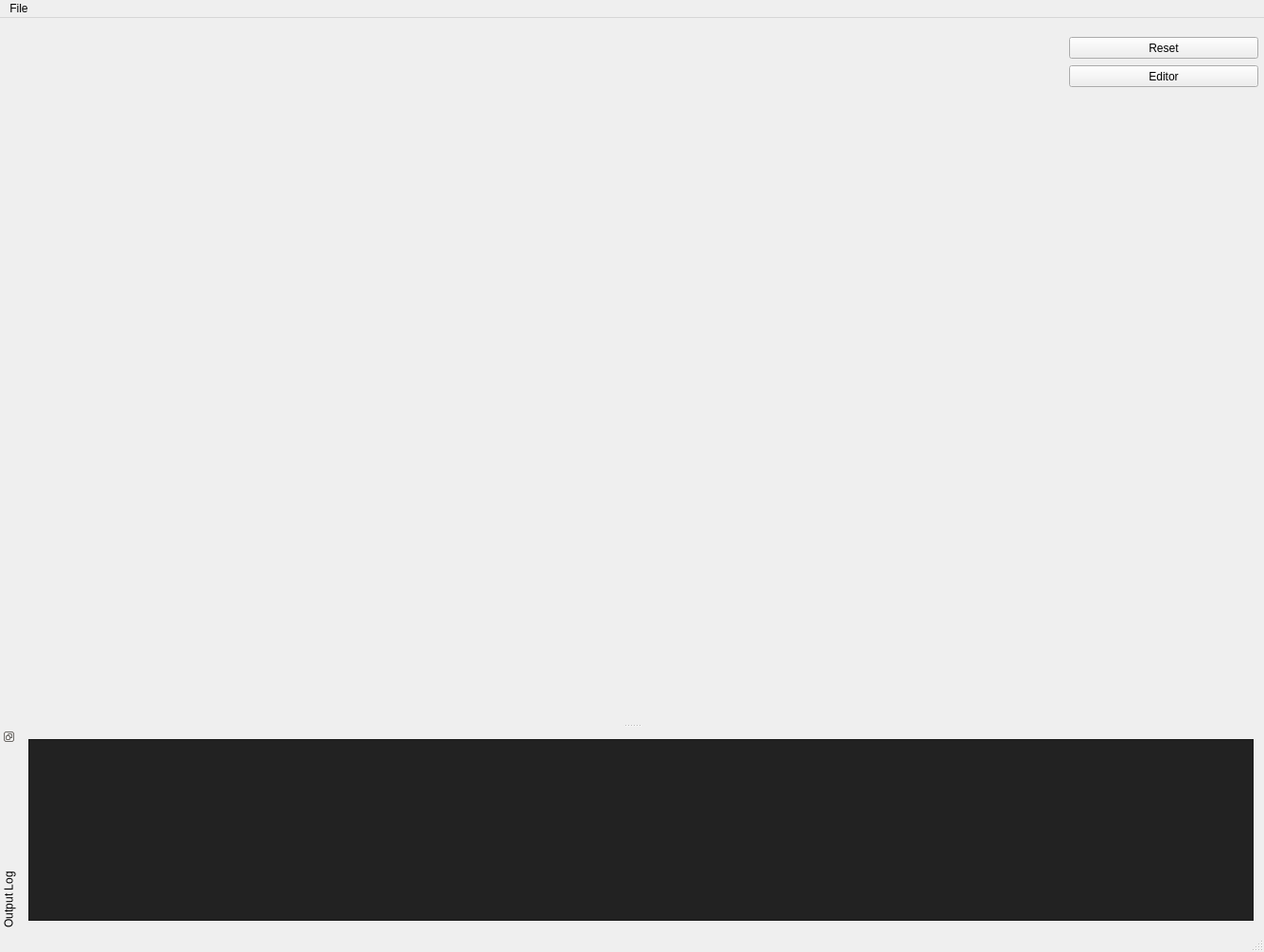
<?xml version="1.0" encoding="UTF-8"?>
<ui version="4.0">
 <class>MainWindow</class>
 <widget class="QMainWindow" name="MainWindow">
  <property name="geometry">
   <rect>
    <x>0</x>
    <y>0</y>
    <width>1336</width>
    <height>1006</height>
   </rect>
  </property>
  <property name="windowTitle">
   <string>OpenGL in Qt is great fun!</string>
  </property>
  <widget class="QWidget" name="centralWidget">
   <widget class="QPushButton" name="modeButton">
    <property name="geometry">
     <rect>
      <x>1130</x>
      <y>50</y>
      <width>200</width>
      <height>23</height>
     </rect>
    </property>
    <property name="maximumSize">
     <size>
      <width>200</width>
      <height>16777215</height>
     </size>
    </property>
    <property name="text">
     <string>Editor</string>
    </property>
    <property name="checkable">
     <bool>true</bool>
    </property>
   </widget>
   <widget class="QPushButton" name="resetButton">
    <property name="geometry">
     <rect>
      <x>1130</x>
      <y>20</y>
      <width>200</width>
      <height>23</height>
     </rect>
    </property>
    <property name="minimumSize">
     <size>
      <width>200</width>
      <height>0</height>
     </size>
    </property>
    <property name="maximumSize">
     <size>
      <width>200</width>
      <height>16777215</height>
     </size>
    </property>
    <property name="text">
     <string>Reset</string>
    </property>
   </widget>
   <widget class="QWidget" name="layoutWidget">
    <property name="geometry">
     <rect>
      <x>11</x>
      <y>19</y>
      <width>1111</width>
      <height>731</height>
     </rect>
    </property>
    <layout class="QVBoxLayout" name="OpenGLLayout"/>
   </widget>
  </widget>
  <widget class="QMenuBar" name="menuBar">
   <property name="geometry">
    <rect>
     <x>0</x>
     <y>0</y>
     <width>1336</width>
     <height>21</height>
    </rect>
   </property>
   <widget class="QMenu" name="menuFile">
    <property name="title">
     <string>File</string>
    </property>
    <addaction name="fileExit"/>
   </widget>
   <addaction name="menuFile"/>
  </widget>
  <widget class="QStatusBar" name="statusBar"/>
  <widget class="QDockWidget" name="dockWidgetConsole">
   <property name="features">
    <set>QDockWidget::DockWidgetFloatable|QDockWidget::DockWidgetMovable|QDockWidget::DockWidgetVerticalTitleBar</set>
   </property>
   <property name="windowTitle">
    <string>Output Log</string>
   </property>
   <attribute name="dockWidgetArea">
    <number>8</number>
   </attribute>
   <widget class="QWidget" name="dockWidgetContents">
    <layout class="QHBoxLayout" name="horizontalLayout">
     <item>
      <widget class="QPlainTextEdit" name="outputLog">
       <property name="palette">
        <palette>
         <active>
          <colorrole role="Button">
           <brush brushstyle="SolidPattern">
            <color alpha="255">
             <red>34</red>
             <green>34</green>
             <blue>34</blue>
            </color>
           </brush>
          </colorrole>
          <colorrole role="Light">
           <brush brushstyle="SolidPattern">
            <color alpha="255">
             <red>51</red>
             <green>51</green>
             <blue>51</blue>
            </color>
           </brush>
          </colorrole>
          <colorrole role="Midlight">
           <brush brushstyle="SolidPattern">
            <color alpha="255">
             <red>42</red>
             <green>42</green>
             <blue>42</blue>
            </color>
           </brush>
          </colorrole>
          <colorrole role="Dark">
           <brush brushstyle="SolidPattern">
            <color alpha="255">
             <red>17</red>
             <green>17</green>
             <blue>17</blue>
            </color>
           </brush>
          </colorrole>
          <colorrole role="Mid">
           <brush brushstyle="SolidPattern">
            <color alpha="255">
             <red>23</red>
             <green>23</green>
             <blue>23</blue>
            </color>
           </brush>
          </colorrole>
          <colorrole role="Text">
           <brush brushstyle="SolidPattern">
            <color alpha="255">
             <red>255</red>
             <green>255</green>
             <blue>255</blue>
            </color>
           </brush>
          </colorrole>
          <colorrole role="BrightText">
           <brush brushstyle="SolidPattern">
            <color alpha="255">
             <red>255</red>
             <green>255</green>
             <blue>255</blue>
            </color>
           </brush>
          </colorrole>
          <colorrole role="ButtonText">
           <brush brushstyle="SolidPattern">
            <color alpha="255">
             <red>255</red>
             <green>255</green>
             <blue>255</blue>
            </color>
           </brush>
          </colorrole>
          <colorrole role="Base">
           <brush brushstyle="SolidPattern">
            <color alpha="255">
             <red>34</red>
             <green>34</green>
             <blue>34</blue>
            </color>
           </brush>
          </colorrole>
          <colorrole role="Window">
           <brush brushstyle="SolidPattern">
            <color alpha="255">
             <red>34</red>
             <green>34</green>
             <blue>34</blue>
            </color>
           </brush>
          </colorrole>
          <colorrole role="Shadow">
           <brush brushstyle="SolidPattern">
            <color alpha="255">
             <red>0</red>
             <green>0</green>
             <blue>0</blue>
            </color>
           </brush>
          </colorrole>
          <colorrole role="AlternateBase">
           <brush brushstyle="SolidPattern">
            <color alpha="255">
             <red>17</red>
             <green>17</green>
             <blue>17</blue>
            </color>
           </brush>
          </colorrole>
          <colorrole role="ToolTipBase">
           <brush brushstyle="SolidPattern">
            <color alpha="255">
             <red>255</red>
             <green>255</green>
             <blue>220</blue>
            </color>
           </brush>
          </colorrole>
          <colorrole role="ToolTipText">
           <brush brushstyle="SolidPattern">
            <color alpha="255">
             <red>0</red>
             <green>0</green>
             <blue>0</blue>
            </color>
           </brush>
          </colorrole>
          <colorrole role="PlaceholderText">
           <brush brushstyle="SolidPattern">
            <color alpha="128">
             <red>255</red>
             <green>255</green>
             <blue>255</blue>
            </color>
           </brush>
          </colorrole>
         </active>
         <inactive>
          <colorrole role="Button">
           <brush brushstyle="SolidPattern">
            <color alpha="255">
             <red>34</red>
             <green>34</green>
             <blue>34</blue>
            </color>
           </brush>
          </colorrole>
          <colorrole role="Light">
           <brush brushstyle="SolidPattern">
            <color alpha="255">
             <red>51</red>
             <green>51</green>
             <blue>51</blue>
            </color>
           </brush>
          </colorrole>
          <colorrole role="Midlight">
           <brush brushstyle="SolidPattern">
            <color alpha="255">
             <red>42</red>
             <green>42</green>
             <blue>42</blue>
            </color>
           </brush>
          </colorrole>
          <colorrole role="Dark">
           <brush brushstyle="SolidPattern">
            <color alpha="255">
             <red>17</red>
             <green>17</green>
             <blue>17</blue>
            </color>
           </brush>
          </colorrole>
          <colorrole role="Mid">
           <brush brushstyle="SolidPattern">
            <color alpha="255">
             <red>23</red>
             <green>23</green>
             <blue>23</blue>
            </color>
           </brush>
          </colorrole>
          <colorrole role="Text">
           <brush brushstyle="SolidPattern">
            <color alpha="255">
             <red>255</red>
             <green>255</green>
             <blue>255</blue>
            </color>
           </brush>
          </colorrole>
          <colorrole role="BrightText">
           <brush brushstyle="SolidPattern">
            <color alpha="255">
             <red>255</red>
             <green>255</green>
             <blue>255</blue>
            </color>
           </brush>
          </colorrole>
          <colorrole role="ButtonText">
           <brush brushstyle="SolidPattern">
            <color alpha="255">
             <red>255</red>
             <green>255</green>
             <blue>255</blue>
            </color>
           </brush>
          </colorrole>
          <colorrole role="Base">
           <brush brushstyle="SolidPattern">
            <color alpha="255">
             <red>34</red>
             <green>34</green>
             <blue>34</blue>
            </color>
           </brush>
          </colorrole>
          <colorrole role="Window">
           <brush brushstyle="SolidPattern">
            <color alpha="255">
             <red>34</red>
             <green>34</green>
             <blue>34</blue>
            </color>
           </brush>
          </colorrole>
          <colorrole role="Shadow">
           <brush brushstyle="SolidPattern">
            <color alpha="255">
             <red>0</red>
             <green>0</green>
             <blue>0</blue>
            </color>
           </brush>
          </colorrole>
          <colorrole role="AlternateBase">
           <brush brushstyle="SolidPattern">
            <color alpha="255">
             <red>17</red>
             <green>17</green>
             <blue>17</blue>
            </color>
           </brush>
          </colorrole>
          <colorrole role="ToolTipBase">
           <brush brushstyle="SolidPattern">
            <color alpha="255">
             <red>255</red>
             <green>255</green>
             <blue>220</blue>
            </color>
           </brush>
          </colorrole>
          <colorrole role="ToolTipText">
           <brush brushstyle="SolidPattern">
            <color alpha="255">
             <red>0</red>
             <green>0</green>
             <blue>0</blue>
            </color>
           </brush>
          </colorrole>
          <colorrole role="PlaceholderText">
           <brush brushstyle="SolidPattern">
            <color alpha="128">
             <red>255</red>
             <green>255</green>
             <blue>255</blue>
            </color>
           </brush>
          </colorrole>
         </inactive>
         <disabled>
          <colorrole role="Button">
           <brush brushstyle="SolidPattern">
            <color alpha="255">
             <red>34</red>
             <green>34</green>
             <blue>34</blue>
            </color>
           </brush>
          </colorrole>
          <colorrole role="Light">
           <brush brushstyle="SolidPattern">
            <color alpha="255">
             <red>51</red>
             <green>51</green>
             <blue>51</blue>
            </color>
           </brush>
          </colorrole>
          <colorrole role="Midlight">
           <brush brushstyle="SolidPattern">
            <color alpha="255">
             <red>42</red>
             <green>42</green>
             <blue>42</blue>
            </color>
           </brush>
          </colorrole>
          <colorrole role="Dark">
           <brush brushstyle="SolidPattern">
            <color alpha="255">
             <red>17</red>
             <green>17</green>
             <blue>17</blue>
            </color>
           </brush>
          </colorrole>
          <colorrole role="Mid">
           <brush brushstyle="SolidPattern">
            <color alpha="255">
             <red>23</red>
             <green>23</green>
             <blue>23</blue>
            </color>
           </brush>
          </colorrole>
          <colorrole role="Text">
           <brush brushstyle="SolidPattern">
            <color alpha="255">
             <red>17</red>
             <green>17</green>
             <blue>17</blue>
            </color>
           </brush>
          </colorrole>
          <colorrole role="BrightText">
           <brush brushstyle="SolidPattern">
            <color alpha="255">
             <red>255</red>
             <green>255</green>
             <blue>255</blue>
            </color>
           </brush>
          </colorrole>
          <colorrole role="ButtonText">
           <brush brushstyle="SolidPattern">
            <color alpha="255">
             <red>17</red>
             <green>17</green>
             <blue>17</blue>
            </color>
           </brush>
          </colorrole>
          <colorrole role="Base">
           <brush brushstyle="SolidPattern">
            <color alpha="255">
             <red>34</red>
             <green>34</green>
             <blue>34</blue>
            </color>
           </brush>
          </colorrole>
          <colorrole role="Window">
           <brush brushstyle="SolidPattern">
            <color alpha="255">
             <red>34</red>
             <green>34</green>
             <blue>34</blue>
            </color>
           </brush>
          </colorrole>
          <colorrole role="Shadow">
           <brush brushstyle="SolidPattern">
            <color alpha="255">
             <red>0</red>
             <green>0</green>
             <blue>0</blue>
            </color>
           </brush>
          </colorrole>
          <colorrole role="AlternateBase">
           <brush brushstyle="SolidPattern">
            <color alpha="255">
             <red>34</red>
             <green>34</green>
             <blue>34</blue>
            </color>
           </brush>
          </colorrole>
          <colorrole role="ToolTipBase">
           <brush brushstyle="SolidPattern">
            <color alpha="255">
             <red>255</red>
             <green>255</green>
             <blue>220</blue>
            </color>
           </brush>
          </colorrole>
          <colorrole role="ToolTipText">
           <brush brushstyle="SolidPattern">
            <color alpha="255">
             <red>0</red>
             <green>0</green>
             <blue>0</blue>
            </color>
           </brush>
          </colorrole>
          <colorrole role="PlaceholderText">
           <brush brushstyle="SolidPattern">
            <color alpha="128">
             <red>255</red>
             <green>255</green>
             <blue>255</blue>
            </color>
           </brush>
          </colorrole>
         </disabled>
        </palette>
       </property>
      </widget>
     </item>
    </layout>
   </widget>
  </widget>
  <action name="fileExit">
   <property name="text">
    <string>Exit</string>
   </property>
   <property name="shortcut">
    <string>Ctrl+Q</string>
   </property>
  </action>
 </widget>
 <layoutdefault spacing="6" margin="11"/>
 <resources/>
 <connections/>
</ui>
